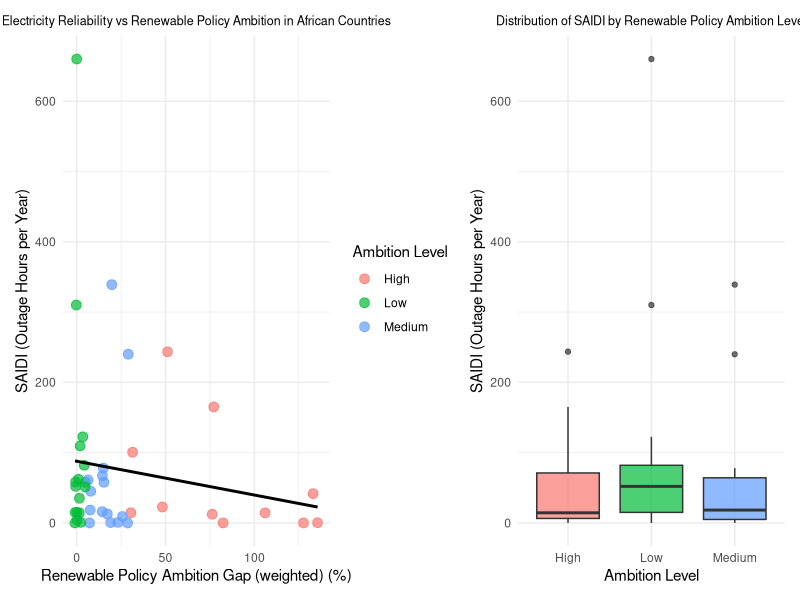
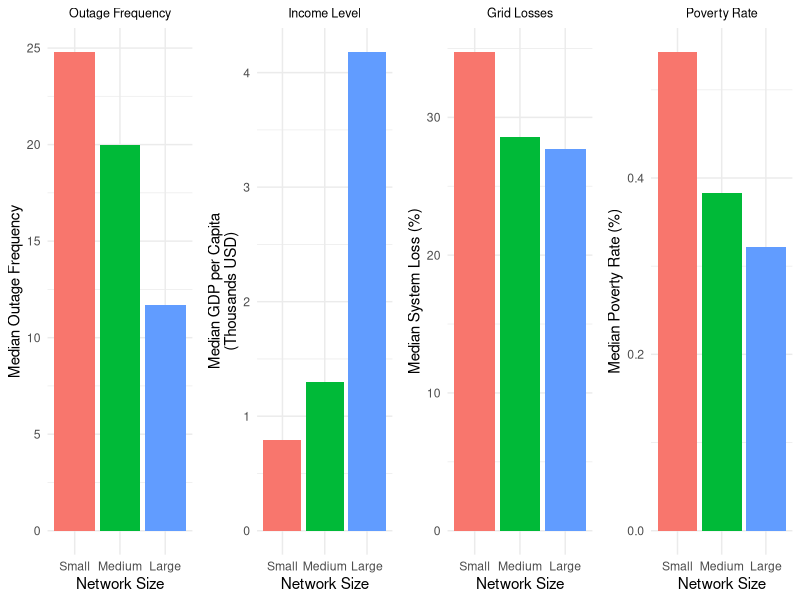
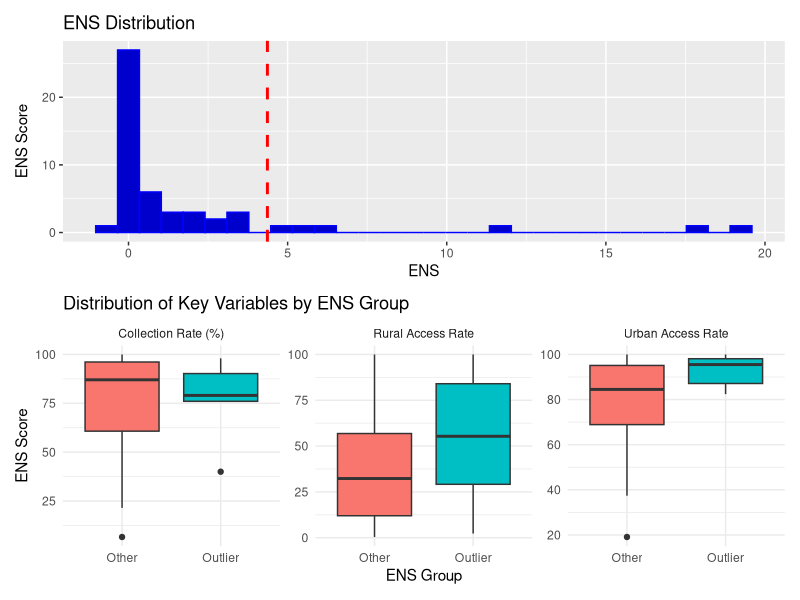
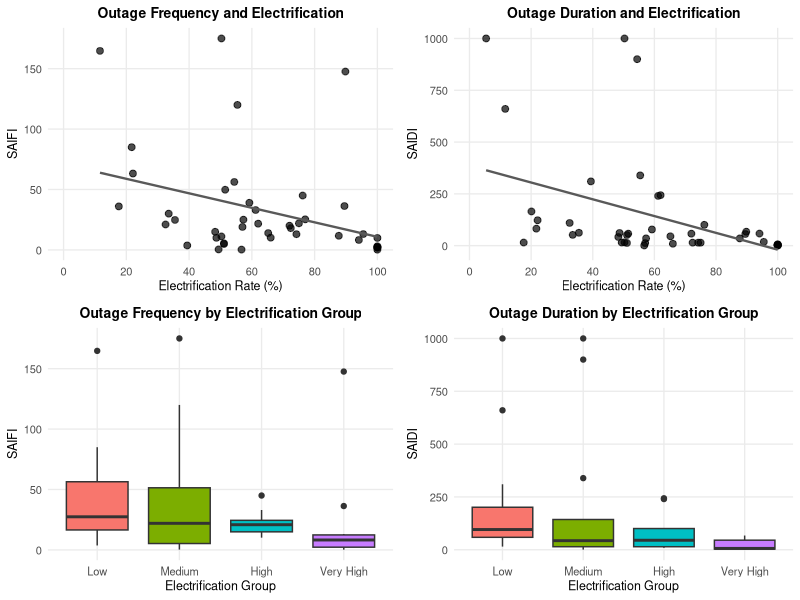

These figures' R source, in order:
## ---- chunk 1
library(dplyr)
library(tidyr)
library(readr)
library(ggplot2)
library(kableExtra)
library(patchwork)
library(knitr)
library(cowplot)
library(scales)
options(knitr.table.format = "latex")
knitr::opts_chunk$set(
echo = FALSE,
include = TRUE,
warning = FALSE,
message = FALSE,
results = "markup",
fig.width = 6,
fig.height = 3.5,
fig.align = "center",
out.width = "80%"
)
## ---- chunk 2
CATF_data <- read_csv("../data/CATF_data.csv")
## ---- chunk 3
stat_mode <- function(x) {
  x <- x[!is.na(x)]
  if (length(x) == 0) return(NA)
  ux <- unique(x)
  ux[which.max(tabulate(match(x, ux)))]
}

numeric_cols <- CATF_data |>
  select(where(is.numeric)) |>
  names()

character_cols <- CATF_data |>
  select(where(is.character), -country) |>
  names()

CATF_clean <- CATF_data |>
  group_by(country) |>
  summarise(
    across(all_of(numeric_cols), function(x){ median(x, na.rm = TRUE) }),
    across(all_of(character_cols), stat_mode),
    n_sources = n()
  )
## ---- chunk 4
data.frame(
  Variable = c("SAIDI", "SAIFI", "Electrification Rate",
               "Energy Not Supplied (ENS)", "Distribution & Transmission Losses"),
  Measure = c(
    "Average hours of power outages per customer per year",
    "Average number of outages per customer per year",
    "Share of population with electricity access",
    "Electricity demand that could not be met",
    "Percentage of electricity lost in the grid"
  )
) |>
  kable(col.names = c("Variable", "What it measures"),
        format = "latex", booktabs = TRUE, longtable = FALSE) |>
  kable_styling(font_size = 7, full_width = TRUE,
                latex_options = "hold_position") |>
  column_spec(1, width = "3.5cm") |>
  column_spec(2, width = "8.5cm")
## ---- chunk 5
data.frame(
  Variable = c("Total System Loss", "Network Size",
               "Electrification Category", "ENS Group"),
  Represents = c(
    "Distribution and transmission losses combined",
    "Countries grouped into Small, Medium, or Large based on electrification rate",
    "Countries grouped into four levels from Low to Very High electrification",
    "Identifies countries with unusually high unmet electricity demand"
  )
) |>
  kable(col.names = c("Variable", "What it represents"),
        format = "latex", booktabs = TRUE, longtable = FALSE) |>
  kable_styling(font_size = 7, full_width = TRUE,
                latex_options = "hold_position") |>
  column_spec(1, width = "3.5cm") |>
  column_spec(2, width = "8.5cm")
## ---- chunk 6
data.frame(
  Variable = c("SAIDI", "Renewable target for Wind", "Renewable target for Solar",
               "Renewable target for Storage", "Renewable target for Embedded Generation",
               "Renewables Share in Generation Mix"),
  Measure = c(
    "Average outage duration per customer per year (h)",
    "Total planned electricity generation from Wind (%)",
    "Total planned electricity generation from Solar (%)",
    "Total planned electricity generation from Energy Storage (e.g. batteries) (%)",
    "Total planned electricity generation from Embedded Generation (small-scale or distributed renewable sources) (%)",
    "Proportion of total electricity that is produced from renewable sources (%)"
  )
) |>
  kable(col.names = c("Variable", "What it measures"),
        format = "latex", booktabs = TRUE, longtable = FALSE) |>
  kable_styling(font_size = 7, full_width = TRUE,
                latex_options = "hold_position") |>
  column_spec(1, width = "3cm") |>
  column_spec(2, width = "9cm")
## ---- chunk 7
data.frame(
  Variable = c("Total Renewable Target", "Ambition Gap", "Weighted Ambition Gap", "Ambition Level", "Renewable Diversity Index"),
  Represents = c(
    "Overall renewable energy policy ambition (%)",
    "Shows how far a country is from meeting its renewable energy targets",
    "Captures 'stretch' targets, accounting for starting renewable share",
    "Categorizes ambition gap into Low/ Medium/ High levels",
    "Measures diversity of renewable targets"
  )
) |>
  kable(col.names = c("Variable", "What it represents"),
        format = "latex", booktabs = TRUE, longtable = FALSE) |>
  kable_styling(font_size = 7, full_width = TRUE,
                latex_options = "hold_position") |>
  column_spec(1, width = "3cm") |>
  column_spec(2, width = "9cm")
## ---- chunk 8
q1_data <- CATF_clean |>
  mutate(renewable_target_solar = as.numeric(gsub(",", ".", renewable_target_solar))) |> 
  
  mutate(
    total_RE_target = renewable_target_wind + renewable_target_solar +
                            renewable_target_storage + renewable_target_embedded_gen,
    ambition_gap = total_RE_target - renewables_share_gen_mix_percent,
    weighted_ambition_gap = ambition_gap / (renewables_share_gen_mix_percent + 0.1),
    ambition_level = case_when(
      weighted_ambition_gap <= quantile(weighted_ambition_gap, 0.33, na.rm = TRUE) ~ "Low",
      weighted_ambition_gap <= quantile(weighted_ambition_gap, 0.66, na.rm = TRUE) ~ "Medium", TRUE ~ "High")) |> 
  
    mutate(
    prop_wind = renewable_target_wind / total_RE_target,
    prop_solar = renewable_target_solar / total_RE_target,
    prop_storage = renewable_target_storage / total_RE_target,
    prop_embedded = renewable_target_embedded_gen / total_RE_target) |>
    
    mutate(RE_diversity_index = 1 - (prop_wind^2 + prop_solar^2 + prop_storage^2 + prop_embedded^2)) |> 
  
  filter(!is.na(SAIDI), SAIDI <= 700, !is.na(weighted_ambition_gap), weighted_ambition_gap <= 200) 


plot_1 <- q1_data |>
  ggplot(aes(x = weighted_ambition_gap, y = SAIDI, color = ambition_level)) +
  geom_point(size = 3, alpha = 0.7) +
  geom_smooth(method = "lm", se = FALSE, color = "black") +
  labs(
    x = "Renewable Policy Ambition Gap (weighted) (%)",
    y = "SAIDI (Outage Hours per Year)",
    color = "Ambition Level",
    title = "Electricity Reliability vs Renewable Policy Ambition in African Countries"
  ) +
  theme_minimal() +
  theme(plot.title = element_text(size = 9, hjust = 0.5))

plot_2 <- q1_data |>
  ggplot(aes(x = ambition_level, y = SAIDI, fill = ambition_level)) +
  geom_boxplot(alpha = 0.7) +
  labs(
    x = "Ambition Level",
    y = "SAIDI (Outage Hours per Year)",
    title = "Distribution of SAIDI by Renewable Policy Ambition Level"
  ) +
  theme_minimal() +
  theme(plot.title = element_text(size = 9, hjust = 0.5)) +
  theme(legend.position = "none")

plot_1 + plot_2 + plot_layout(ncol = 2)
## ---- chunk 9
q1_data |>
  group_by(ambition_level) |>
  summarise(
    Count = n(),
    `Median SAIDI (hrs)` = round(median(SAIDI, na.rm = TRUE), 1),
    `Median Total RE Target (%)` = round(median(total_RE_target, na.rm = TRUE), 1),
    `Median Current RE Share (%)` = round(median(renewables_share_gen_mix_percent, na.rm = TRUE), 1),
    `Median RE Diversity Index` = round(median(RE_diversity_index, na.rm = TRUE), 2)
  ) |> 
  kable(caption = "Electricity Reliability and Renewable Policy Ambition in African Countries", format = "latex", booktabs = TRUE, longtable = FALSE) |>
  kable_styling(font_size = 7, full_width = TRUE,
                latex_options = "hold_position")
## ---- chunk 10
data.frame(
  Variable = c("SAIFI", "Distribution losses", "Transmission losses",
               "GDP per capita", "Poverty rate", "Electrification rate"),
  Measure = c(
    "Number of power cuts a typical customer experiences per year",
    "Electricity lost between power stations and households (%)",
    "Electricity lost on long-distance high-voltage lines (%)",
    "Average economic output per person in USD",
    "Share of population living below the poverty line",
    "Share of population with electricity access (used to define network size)"
  )
) |>
  kable(col.names = c("Variable", "What it measures"),
        format = "latex", booktabs = TRUE, longtable = FALSE) |>
  kable_styling(font_size = 7, full_width = TRUE,
                latex_options = "hold_position") |>
  column_spec(1, width = "3cm") |>
  column_spec(2, width = "9cm")
## ---- chunk 11
data.frame(
  Variable = c("Total System Loss", "Network Size"),
  Represents = c(
    "Distribution and transmission losses combined into one grid inefficiency measure",
    "Countries grouped into Small, Medium, and Large based on electrification rate terciles"
  )
) |>
  kable(col.names = c("Variable", "What it represents"),
        format = "latex", booktabs = TRUE, longtable = FALSE) |>
  kable_styling(font_size = 7, full_width = TRUE,
                latex_options = "hold_position") |>
  column_spec(1, width = "3cm") |>
  column_spec(2, width = "9cm")
## ---- chunk 12
q2_data <- CATF_clean |>
  mutate(
    total_system_loss = distn_loss_percent + transmission_loss_percent,
    gdp = gdp / 1000,
    network_size = case_when(
      electrification_rate > quantile(electrification_rate, 0.66, na.rm = TRUE) ~ "Large",
      electrification_rate > quantile(electrification_rate, 0.33, na.rm = TRUE) ~ "Medium",
      TRUE ~ "Small"
    ),
    network_size = factor(network_size, levels = c("Small", "Medium", "Large"))
  )

q2_summary <- q2_data |>
  group_by(network_size) |>
  summarise(
    median_SAIFI       = median(SAIFI, na.rm = TRUE),
    median_gdp         = median(gdp, na.rm = TRUE),
    median_system_loss = median(total_system_loss, na.rm = TRUE),
    median_poverty     = median(poverty_rate, na.rm = TRUE)
  )

p1 <- ggplot(q2_summary, aes(x = network_size, y = median_SAIFI, fill = network_size)) +
  geom_col(show.legend = FALSE) +
  labs(x = "Network Size", y = "Median Outage Frequency", title = "Outage Frequency") +
  theme_minimal() +
  theme(plot.title = element_text(size = 9, hjust = 0.5))

p2 <- ggplot(q2_summary, aes(x = network_size, y = median_gdp, fill = network_size)) +
  geom_col(show.legend = FALSE) +
  labs(x = "Network Size", y = "Median GDP per Capita\n(Thousands USD)", title = "Income Level") +
  theme_minimal() +
  theme(plot.title = element_text(size = 9, hjust = 0.5))

p3 <- ggplot(q2_summary, aes(x = network_size, y = median_system_loss, fill = network_size)) +
  geom_col(show.legend = FALSE) +
  labs(x = "Network Size", y = "Median System Loss (%)", title = "Grid Losses") +
  theme_minimal() +
  theme(plot.title = element_text(size = 9, hjust = 0.5))

p4 <- ggplot(q2_summary, aes(x = network_size, y = median_poverty, fill = network_size)) +
  geom_col(show.legend = FALSE) +
  labs(x = "Network Size", y = "Median Poverty Rate (%)", title = "Poverty Rate") +
  theme_minimal() +
  theme(plot.title = element_text(size = 9, hjust = 0.5))

plot_grid(p1, p2, p3, p4, ncol = 4)
## ---- chunk 13
q2_data |>
  group_by(`Network Size` = network_size) |>
  summarise(
    `Countries (n)` = n(),
    `Median SAIFI` = round(median(SAIFI, na.rm = TRUE), 1),
    `Median System Loss (%)` = round(median(total_system_loss, na.rm = TRUE), 1),
    `Median GDP (Thousands USD)` = round(median(gdp, na.rm = TRUE), 1),
    `Median Poverty Rate (%)` = round(median(poverty_rate, na.rm = TRUE), 1)
  ) |>
  kable(caption = "Comparison of Network Sizes",
        format = "latex", booktabs = TRUE, longtable = FALSE) |>
  kable_styling(font_size = 7, full_width = TRUE,
                latex_options = "hold_position")
## ---- chunk 14
data.frame(
  Variable = c("Energy Not Supplied (ENS)", "Rural Access to Electricity", "Urban Access to Electricity",
               "Collection Rate Percentage"),
  Measure = c(
    "How much electricity people needed but did not receive",
    "% of rural population with electricity connection",
    "% of urban population with electricity connection",
    "How much of the electricity bills that customers actually pay. It indicates whether the electricity company can financially sustain its operations."
  )
) |>
  kable(col.names = c("Variable", "What it measures"),
        format = "latex", booktabs = TRUE, longtable = FALSE) |>
  kable_styling(font_size = 7, full_width = TRUE,
                latex_options = "hold_position") |>
  column_spec(1, width = "3cm") |>
  column_spec(2, width = "9cm")
## ---- chunk 15
data.frame(
  Group = c("ENS"),
  Represents = c(
    "Splits countries into two groups: those with normal levels of electricity shortages, and those with unusually high shortages (ENS outliers)"
  )
) |>
  kable(col.names = c("Group", "What it represents"),
        format = "latex", booktabs = TRUE, longtable = FALSE) |>
  kable_styling(font_size = 7, full_width = TRUE,
                latex_options = "hold_position") |>
  column_spec(1, width = "3cm") |>
  column_spec(2, width = "9cm")
## ---- chunk 16
Q3 <- quantile(CATF_clean$ENS, 0.75, na.rm = TRUE)
IQR_val <- IQR(CATF_clean$ENS, na.rm = TRUE)
outlier_threshold <- Q3 + 1.5*IQR_val
p1<-CATF_clean |>
  ggplot(aes(x=ENS)) +
  geom_histogram(bins= 30,
                color="blue",
               fill="blue3") +
  geom_vline(
    xintercept = outlier_threshold,
    linetype = "dashed",
    color = "red",
    linewidth = 1
  ) +
  labs(title = "ENS Distribution",
       x="ENS", y="ENS Score")
CATF_clean <- CATF_clean |> 
  mutate(ENS_group = case_when(
    ENS > outlier_threshold ~ "Outlier",
    TRUE ~ "Other"
  ))
ENS_outliers <- CATF_clean |> 
  filter(ENS > outlier_threshold) 
CATF_long <- CATF_clean |> 
  select(ENS_group, rural_access_electricity_rate, urban_access_electricity_rate, collection_rate_percent) |>
  pivot_longer(cols = -ENS_group, names_to = "variable", values_to = "value")
CATF_long <- CATF_clean |> 
  select(ENS_group, rural_access_electricity_rate, urban_access_electricity_rate, collection_rate_percent) |>
  pivot_longer(cols = -ENS_group, names_to = "variable", values_to = "value") |>
  mutate(variable = case_when(
    variable == "rural_access_electricity_rate"  ~ "Rural Access Rate",
    variable == "urban_access_electricity_rate"  ~ "Urban Access Rate",
    variable == "collection_rate_percent"        ~ "Collection Rate (%)",
    TRUE ~ variable
  ))
p2<- ggplot(CATF_long, aes(x = ENS_group, y = value, fill = ENS_group)) +
  geom_boxplot() +
  facet_wrap(~ variable, scales = "free_y") +
  labs(
    title = "Distribution of Key Variables by ENS Group",
    x = "ENS Group",
    y = "ENS Score"
  ) +
  theme_minimal() +
  theme(legend.position = "none")
p1/p2
## ---- chunk 17
summary_table <- CATF_clean |> 
  group_by(ENS_group) |> 
  summarise(
    `Median Rural Access (%)` = round(median(rural_access_electricity_rate, na.rm = TRUE), 1),
    `Median Urban Access (%)` = round(median(urban_access_electricity_rate, na.rm = TRUE), 1),
    `Median Collection Rate (%)` = round(median(collection_rate_percent, na.rm = TRUE), 1)
  )

summary_table |>
  kable(caption = "Summary by ENS Group",
        format = "latex", booktabs = TRUE, longtable = FALSE) |>
  kable_styling(font_size = 7, full_width = TRUE,
                latex_options = "hold_position")
## ---- chunk 18
data.frame(
  Variable = c("SAIDI", "SAIFI", "Electrification rate"),
  Measure = c(
    "Average total outage duration experienced by a typical customer per year",
    "Number of power cuts a typical customer experiences per year",
    "Share of the population with access to electricity"
  )
) |>
  kable(col.names = c("Variable", "What it measures"),
        format = "latex", booktabs = TRUE, longtable = FALSE) |>
  kable_styling(font_size = 7, full_width = TRUE,
                latex_options = "hold_position") |>
  column_spec(1, width = "3cm") |>
  column_spec(2, width = "9cm")
## ---- chunk 19
data.frame(
  Variable = c("Electrification Group"),
  Represents = c(
    "Countries grouped into Low, Medium, High, and Very High categories based on quartiles of electrification rate"
  )
) |>
  kable(col.names = c("Variable", "What it represents"),
        format = "latex", booktabs = TRUE, longtable = FALSE) |>
  kable_styling(font_size = 7, full_width = TRUE,
                latex_options = "hold_position") |>
  column_spec(1, width = "3cm") |>
  column_spec(2, width = "9cm")
## ---- chunk 20
q4_data <- CATF_clean |>
  filter(!is.na(electrification_rate), !is.na(SAIDI), !is.na(SAIFI)) |>
  filter(SAIDI > 0, SAIFI > 0) |>
  mutate(
    electrification_group = ntile(electrification_rate, 4),
    electrification_group = case_when(
      electrification_group == 1 ~ "Low",
      electrification_group == 2 ~ "Medium",
      electrification_group == 3 ~ "High",
      electrification_group == 4 ~ "Very High"
    ),
    electrification_group = factor(
      electrification_group,
      levels = c("Low", "Medium", "High", "Very High")
    )
  )

saifi_cutoff <- quantile(q4_data$SAIFI, 0.95, na.rm = TRUE)
saidi_cutoff <- quantile(q4_data$SAIDI, 0.95, na.rm = TRUE)

base_theme <- theme_minimal(base_size = 10) +
  theme(
    plot.title = element_text(size = 10, hjust = 0.5, face = "bold"),
    axis.title = element_text(size = 9),
    axis.text = element_text(size = 8),
    panel.grid.minor = element_blank(),
    legend.position = "none"
  )

p1 <- q4_data |>
  filter(SAIFI <= saifi_cutoff) |>
  ggplot(aes(x = electrification_rate, y = SAIFI)) +
  geom_point(alpha = 0.7, size = 2) +
  geom_smooth(method = "lm", se = FALSE, colour = "grey35", linewidth = 0.8) +
  scale_x_continuous(limits = c(0, 100), breaks = seq(0, 100, 20)) +
  labs(
    x = "Electrification Rate (%)",
    y = "SAIFI",
    title = "Outage Frequency and Electrification"
  ) +
  base_theme

p2 <- q4_data |>
  filter(SAIDI <= saidi_cutoff) |>
  ggplot(aes(x = electrification_rate, y = SAIDI)) +
  geom_point(alpha = 0.7, size = 2) +
  geom_smooth(method = "lm", se = FALSE, colour = "grey35", linewidth = 0.8) +
  scale_x_continuous(limits = c(0, 100), breaks = seq(0, 100, 20)) +
  labs(
    x = "Electrification Rate (%)",
    y = "SAIDI",
    title = "Outage Duration and Electrification"
  ) +
  base_theme

p3 <- q4_data |>
  filter(SAIFI <= saifi_cutoff) |>
  ggplot(aes(x = electrification_group, y = SAIFI, fill = electrification_group)) +
  geom_boxplot(show.legend = FALSE) +
  labs(
    x = "Electrification Group",
    y = "SAIFI",
    title = "Outage Frequency by Electrification Group"
  ) +
  base_theme

p4 <- q4_data |>
  filter(SAIDI <= saidi_cutoff) |>
  ggplot(aes(x = electrification_group, y = SAIDI, fill = electrification_group)) +
  geom_boxplot(show.legend = FALSE) +
  labs(
    x = "Electrification Group",
    y = "SAIDI",
    title = "Outage Duration by Electrification Group"
  ) +
  base_theme

plot_grid(p1, p2, p3, p4, ncol = 2)
## ---- chunk 21
reliability_summary <- CATF_clean |>
  filter(SAIDI > 0, SAIFI > 0, electrification_rate > 0) |>
  mutate(electrification_category = ntile(electrification_rate, 4)) |>
  mutate(
    electrification_category = case_when(
      electrification_category == 1 ~ "Low electrification",
      electrification_category == 2 ~ "Medium electrification",
      electrification_category == 3 ~ "High electrification",
      electrification_category == 4 ~ "Very high electrification"
    ),
    electrification_category = factor(
      electrification_category,
      levels = c(
        "Low electrification",
        "Medium electrification",
        "High electrification",
        "Very high electrification"
      )
    )
  ) |>
  group_by(electrification_category) |>
  summarise(
    median_SAIDI = round(median(SAIDI, na.rm = TRUE), 2),
    median_SAIFI = round(median(SAIFI, na.rm = TRUE), 2),
    median_electrification = round(median(electrification_rate, na.rm = TRUE), 1),
    n = n()
  )

kable(
  reliability_summary,
  col.names = c("Electrification Category", "Median SAIDI", "Median SAIFI",
                "Median Electrification Rate", "Countries (n)"),
  caption = "Electricity Reliability by Electrification Level"
)
